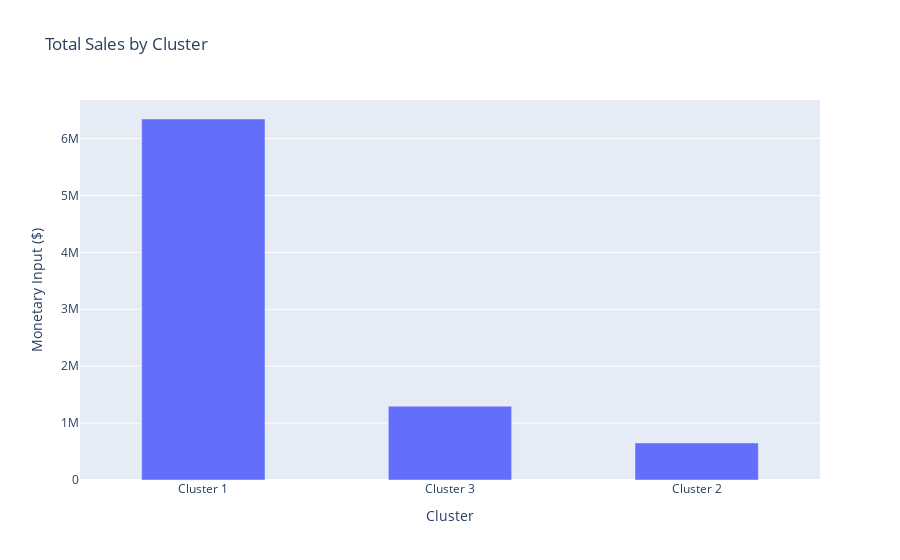

Notebook code for this chart:
### Code cell
# for each cluster, plot the customerName and monetary value
fig = px.bar(rfm.groupby('Cluster')['Monetary'].sum().sort_values(ascending=False).reset_index(), x='Cluster', y='Monetary', title='Total Sales by Cluster')
fig.update_layout(
    bargap=0.5,
    xaxis_title='Cluster',
    yaxis_title='Monetary Input ($)',
    

hoverlabel=dict(
    bgcolor="white",
    font_size=16,
    font_family="Rockwell"
)

)
fig.show()

### Figure 1 — Plotly figure (JSON) as saved in the notebook; plotly's stock layout.template omitted (floating-point values rounded to 4 significant figures)
{"data": [{"alignmentgroup": "True", "hovertemplate": "Cluster=%{x}<br>Monetary=%{y}<extra></extra>", "legendgroup": "", "marker": {"color": "#636efa", "pattern": {"shape": ""}}, "name": "", "offsetgroup": "", "orientation": "v", "showlegend": false, "textposition": "auto", "type": "bar", "x": ["Cluster 1", "Cluster 3", "Cluster 2"], "xaxis": "x", "y": [6343000.0, 1297000.0, 650800.0], "yaxis": "y"}], "layout": {"bargap": 0.5, "barmode": "relative", "hoverlabel": {"bgcolor": "white", "font": {"family": "Rockwell", "size": 16}}, "legend": {"tracegroupgap": 0}, "title": {"text": "Total Sales by Cluster"}, "xaxis": {"anchor": "y", "domain": [0, 1], "title": {"text": "Cluster"}}, "yaxis": {"anchor": "x", "domain": [0, 1], "title": {"text": "Monetary Input ($)"}}}}
